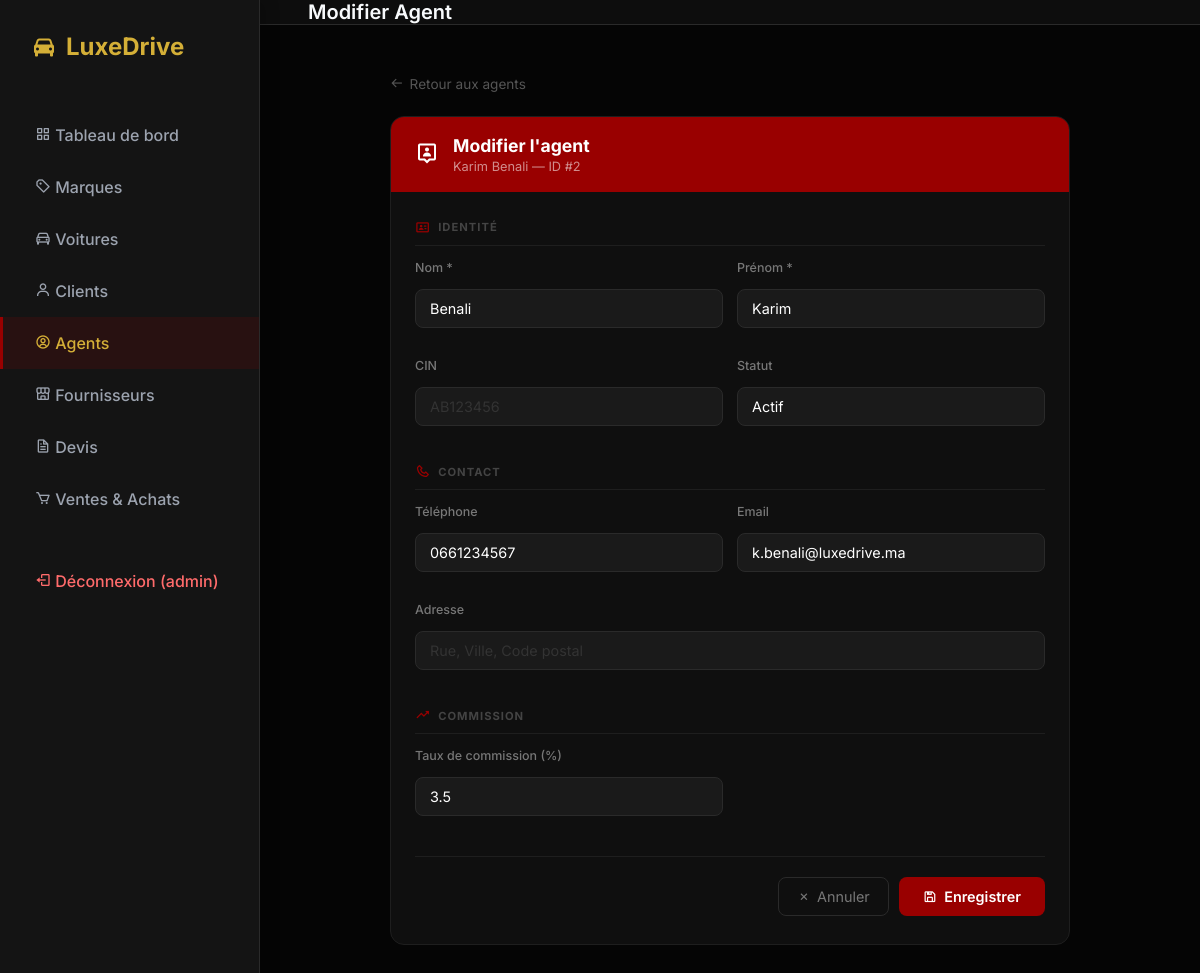
The app's page /agents/edit/2 (signed in) with its own data.
### tables this page shows
CREATE TABLE user (
    id_user INTEGER PRIMARY KEY AUTOINCREMENT,
    username TEXT UNIQUE NOT NULL,
    password TEXT NOT NULL,
    role TEXT CHECK( role IN ('admin', 'user') ) NOT NULL,
    id_client INTEGER,
    FOREIGN KEY (id_client) REFERENCES client(id_client)
);

CREATE TABLE agent (id_agent INTEGER PRIMARY KEY AUTOINCREMENT, nom TEXT, prenom TEXT, telephone TEXT, email TEXT, taux_commission REAL, cin     TEXT, adresse TEXT, statut  TEXT DEFAULT 'Actif');

### app.py (the view, shortened to what this page needs)
@app.route('/agents/edit/<int:id_agent>', methods=['GET', 'POST'])
@admin_required
def agent_edit(id_agent):
    db = get_db()
    cur = db.cursor()
    cur.execute('SELECT * FROM agent WHERE id_agent=?', (id_agent,))
    agent = cur.fetchone()
    return render_template('agent_edit.html', agent=agent)

### app.py (called while the page is built)
def get_db():
    db = getattr(g, '_database', None)
    if db is None:
        db = g._database = sqlite3.connect(DATABASE)
        db.row_factory = sqlite3.Row
    return db

@app.teardown_appcontext
def close_connection(exception):
    db = getattr(g, '_database', None)
    if db is not None:
        db.close()

@app.before_request
def load_logged_in_user():
    user_id = session.get('user_id')
    if user_id is None:
        g.user = None
    else:
        db = get_db()
        cur = db.cursor()
        cur.execute('SELECT * FROM user WHERE id_user = ?', (user_id,))
        g.user = cur.fetchone()

def admin_required(f):
    @wraps(f)
    def decorated_function(*args, **kwargs):
        if 'user_id' not in session or session.get('role') != 'admin':
            return redirect(url_for('voitures'))
        return f(*args, **kwargs)
    return decorated_function

### templates/agent_edit.html (shortened to what this page needs)
{% extends 'base.html' %}
{% block page_title %}Modifier Agent{% endblock %}
{% block content %}
<div class="edit-container">
  <a href="{{ url_for('agents') }}" class="back-link">
    <i class='bx bx-arrow-back'></i> Retour aux agents
  </a>
  <div class="edit-card">
    <div class="edit-card-header">
      <i class='bx bx-user-pin'></i>
      <div>
        <h2>Modifier l'agent</h2>
        <p>{{ agent.prenom }} {{ agent.nom }} — ID #{{ agent.id_agent }}</p>
      </div>
    </div>
    <div class="edit-card-body">
      <form method="POST" action="{{ url_for('agent_edit', id_agent=agent.id_agent) }}">
        <div class="section-label"><i class='bx bx-id-card'></i> Identité</div>
        <div class="form-row">
          <div class="form-group">
            <label>Nom *</label>
            <input type="text" name="nom" value="{{ agent.nom }}" required>
          </div>
          <div class="form-group">
            <label>Prénom *</label>
            <input type="text" name="prenom" value="{{ agent.prenom }}" required>
          </div>
        </div>
        <div class="form-row">
          <div class="form-group">
            <label>CIN</label>
            <input type="text" name="cin" value="{{ agent.cin or '' }}" placeholder="AB123456">
          </div>
          <div class="form-group">
            <label>Statut</label>
            <select name="statut">
              <option value="Actif"   {% if (agent.statut or 'Actif') == 'Actif'   %}selected{% endif %}>Actif</option>
            </select>
          </div>
        </div>
        <div class="section-label"><i class='bx bx-phone'></i> Contact</div>
        <div class="form-row">
          <div class="form-group">
            <label>Téléphone</label>
            <input type="text" name="telephone" value="{{ agent.telephone or '' }}" placeholder="0600000000">
          </div>
          <div class="form-group">
            <label>Email</label>
            <input type="email" name="email" value="{{ agent.email or '' }}" placeholder="agent@luxedrive.ma">
          </div>
        </div>
        <div class="form-row full">
          <div class="form-group">
            <label>Adresse</label>
            <input type="text" name="adresse" value="{{ agent.adresse or '' }}" placeholder="Rue, Ville, Code postal">
          </div>
        </div>
        <div class="section-label"><i class='bx bx-trending-up'></i> Commission</div>
        <div class="form-row">
          <div class="form-group">
            <label>Taux de commission (%)</label>
            <input type="number" name="taux_commission" value="{{ agent.taux_commission }}"
                   step="0.01" min="0" max="100" required>
          </div>
        </div>
        <div class="form-actions">
          <a href="{{ url_for('agents') }}" class="btn-cancel">
            <i class='bx bx-x'></i> Annuler
          </a>
          <button type="submit" class="btn-save">
            <i class='bx bx-save'></i> Enregistrer
          </button>
        </div>
      </form>
    </div>
  </div>
</div>
{% endblock %}

### templates/base.html (shortened to what this page needs)
<!DOCTYPE html>
<html lang="fr">
<head>
    <link rel="stylesheet" href="{{ url_for('static', filename='style.css') }}">
    <link href="https://unpkg.com/boxicons@2.1.4/css/boxicons.min.css" rel="stylesheet">
</head>
<body>
    <aside class="sidebar">
        <div class="brand">
            <i class='bx bxs-car'></i>
            <span>LuxeDrive</span>
        </div>
        <ul class="nav-links">
            {% if g.user and g.user.role == 'admin' %}
            <li><a href="{{ url_for('dashboard') }}" class="{% if request.endpoint == 'dashboard' %}active{% endif %}"><i class='bx bx-grid-alt'></i> Tableau de bord</a></li>
            {% endif %}
            <li><a href="{{ url_for('marques') }}" class="{% if request.endpoint in ['marques','marque_detail'] %}active{% endif %}"><i class='bx bx-purchase-tag-alt'></i> Marques</a></li>
            {% if g.user and g.user.role == 'admin' %}
            <li><a href="{{ url_for('voitures') }}" class="{% if request.endpoint in ['voitures','voitures_add','voiture_detail','voiture_edit'] %}active{% endif %}"><i class='bx bx-car'></i> Voitures</a></li>
            {% endif %}
            {% if g.user and g.user.role == 'admin' %}
            <li><a href="{{ url_for('clients') }}" class="{% if request.endpoint in ['clients','client_edit'] %}active{% endif %}"><i class='bx bx-user'></i> Clients</a></li>
            <li><a href="{{ url_for('agents') }}" class="{% if request.endpoint in ['agents','agent_edit'] %}active{% endif %}"><i class='bx bx-user-circle'></i> Agents</a></li>
            <li><a href="{{ url_for('fournisseurs') }}" class="{% if request.endpoint in ['fournisseurs','fournisseur_edit'] %}active{% endif %}"><i class='bx bx-store-alt'></i> Fournisseurs</a></li>
            <li><a href="{{ url_for('devis_select') }}" class="{% if request.endpoint in ['devis_select','devis'] %}active{% endif %}"><i class='bx bx-file'></i> Devis</a></li>
            <li><a href="{{ url_for('transactions') }}" class="{% if request.endpoint == 'transactions' %}active{% endif %}"><i class='bx bx-cart'></i> Ventes & Achats</a></li>
            {% endif %}
            <li style="margin-top:30px;">
                <a href="{{ url_for('logout') }}" style="color:#ff6b6b;">
                    <i class='bx bx-log-out'></i> Déconnexion ({{ g.user.username if g.user else '' }})
                </a>
            </li>
        </ul>
    </aside>
    <div class="main-content">
        <header>
            <h1 class="page-title">{% block page_title %}Dashboard{% endblock %}</h1>
        </header>
        <main>
            {% block content %}{% endblock %}
        </main>
    </div>
</body>
</html>

### static/style.css (style rules this page uses)
:root { --primary-color: #990000; --primary-hover: #7a0000; --accent-gold: #D4AF37; --bg-color: #050505; --sidebar-bg: #141414; --card-bg: #141414; --text-main: #f8fafc; --text-muted: #9ca3af; --border-color: #2a2a2a; --success: #10b981; --warning: #f59e0b; --danger: #ef4444; }
* { box-sizing: border-box; margin: 0; padding: 0; font-family: 'Inter', sans-serif; }
body { background-color: var(--bg-color); color: var(--text-main); display: flex; height: 100vh; overflow: hidden; }
.sidebar { width: 260px; background-color: var(--sidebar-bg); border-right: 1px solid var(--border-color); display: flex; flex-direction: column; padding: 2rem 0; box-shadow: 4px 0 15px rgba(0,0,0,0.2); z-index: 10; }
.brand { padding: 0 2rem; font-size: 1.5rem; font-weight: 700; color: var(--accent-gold); margin-bottom: 3rem; display: flex; align-items: center; gap: 10px; }
.nav-links { list-style: none; display: flex; flex-direction: column; }
.nav-links li { width: 100%; }
.nav-links a { display: block; padding: 1rem 2rem; color: var(--text-muted); text-decoration: none; font-weight: 500; transition: all 0.3s ease; border-left: 3px solid transparent; }
.nav-links a:hover, .nav-links a.active { background-color: rgba(153, 0, 0, 0.15); color: var(--accent-gold); border-left: 3px solid var(--primary-color); }
.main-content { flex: 1; display: flex; flex-direction: column; overflow-y: auto; }
header { height: 80px; display: flex; align-items: center; padding: 0 3rem; background: rgba(18, 18, 18, 0.7); backdrop-filter: blur(10px); border-bottom: 1px solid var(--border-color); position: sticky; top: 0; z-index: 5; }
.page-title { font-size: 1.25rem; font-weight: 600; }
main { padding: 3rem; flex: 1; }
.form-group { display: flex; flex-direction: column; margin-bottom: 1rem; }
.form-group label { font-size: 0.9rem; font-weight: 500; color: var(--text-muted); margin-bottom: 0.5rem; }
.form-group input, .form-group select { padding: 0.75rem 1rem; border-radius: 8px; border: 1px solid var(--border-color); background-color: rgba(0,0,0,0.2); color: var(--text-main); font-size: 1rem; transition: all 0.3s ease; }
.form-group select { appearance: none; -webkit-appearance: none; -moz-appearance: none; background-repeat: no-repeat; background-position: right 1rem center; padding-right: 2.5rem; }
.form-group select option { background-color: #1a1a1a; color: var(--text-main); padding: 0.5rem; }
.form-group select option:hover, .form-group select option:checked { background-color: var(--primary-color); color: white; }
.form-group input::placeholder { color: #475569; }

### records on screen
user: user "admin"
agent: prenom "Karim", nom "Benali", id_agent "2", statut "Actif", telephone "0661234567", email "k.benali@luxedrive.ma", taux_commission "3.5"
